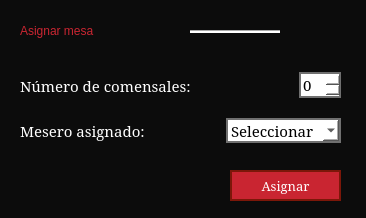
<?xml version="1.0" encoding="UTF-8"?>
<ui version="4.0">
 <class>Asignar_mesa</class>
 <widget class="QDialog" name="Asignar_mesa">
  <property name="geometry">
   <rect>
    <x>0</x>
    <y>0</y>
    <width>366</width>
    <height>218</height>
   </rect>
  </property>
  <property name="windowTitle">
   <string>Dialog</string>
  </property>
  <property name="styleSheet">
   <string notr="true">background-color: rgb(12, 12, 12);</string>
  </property>
  <widget class="QLabel" name="label_3">
   <property name="geometry">
    <rect>
     <x>20</x>
     <y>10</y>
     <width>151</width>
     <height>41</height>
    </rect>
   </property>
   <property name="styleSheet">
    <string notr="true">color: #C92531;
font: 75 16pt &quot;Noto Serif&quot;;</string>
   </property>
   <property name="text">
    <string>Asignar mesa</string>
   </property>
  </widget>
  <widget class="QPushButton" name="btn_asignar">
   <property name="geometry">
    <rect>
     <x>230</x>
     <y>170</y>
     <width>111</width>
     <height>31</height>
    </rect>
   </property>
   <property name="font">
    <font>
     <family>Noto Serif</family>
     <pointsize>10</pointsize>
    </font>
   </property>
   <property name="styleSheet">
    <string notr="true">background-color:#C92531;
border: 1.5px solid #7C1709;
color: rgb(255, 255, 255);</string>
   </property>
   <property name="text">
    <string>Asignar</string>
   </property>
  </widget>
  <widget class="Line" name="line_2">
   <property name="geometry">
    <rect>
     <x>190</x>
     <y>30</y>
     <width>90</width>
     <height>3</height>
    </rect>
   </property>
   <property name="styleSheet">
    <string notr="true">background-color:#ffffff;</string>
   </property>
   <property name="orientation">
    <enum>Qt::Horizontal</enum>
   </property>
  </widget>
  <widget class="QLabel" name="label_logo">
   <property name="geometry">
    <rect>
     <x>300</x>
     <y>10</y>
     <width>61</width>
     <height>51</height>
    </rect>
   </property>
   <property name="text">
    <string/>
   </property>
   <property name="pixmap">
    <pixmap>../../../../../../../Imagenes tamaño pequeño/logo.png</pixmap>
   </property>
   <property name="scaledContents">
    <bool>true</bool>
   </property>
  </widget>
  <widget class="QWidget" name="layoutWidget">
   <property name="geometry">
    <rect>
     <x>20</x>
     <y>70</y>
     <width>321</width>
     <height>31</height>
    </rect>
   </property>
   <layout class="QHBoxLayout" name="horizontalLayout">
    <item>
     <widget class="QLabel" name="label">
      <property name="font">
       <font>
        <family>Noto Serif</family>
        <pointsize>11</pointsize>
       </font>
      </property>
      <property name="styleSheet">
       <string notr="true">color: rgb(255, 255, 255);</string>
      </property>
      <property name="text">
       <string>Número de comensales:</string>
      </property>
     </widget>
    </item>
    <item>
     <spacer name="horizontalSpacer">
      <property name="orientation">
       <enum>Qt::Horizontal</enum>
      </property>
      <property name="sizeHint" stdset="0">
       <size>
        <width>40</width>
        <height>20</height>
       </size>
      </property>
     </spacer>
    </item>
    <item>
     <widget class="QSpinBox" name="num_comensales">
      <property name="minimumSize">
       <size>
        <width>42</width>
        <height>26</height>
       </size>
      </property>
      <property name="maximumSize">
       <size>
        <width>42</width>
        <height>26</height>
       </size>
      </property>
      <property name="font">
       <font>
        <family>Noto Serif</family>
        <pointsize>11</pointsize>
       </font>
      </property>
      <property name="styleSheet">
       <string notr="true">background-color: rgb(255, 255, 255);
border: 2px solid #707070;</string>
      </property>
     </widget>
    </item>
   </layout>
  </widget>
  <widget class="QWidget" name="layoutWidget">
   <property name="geometry">
    <rect>
     <x>20</x>
     <y>110</y>
     <width>321</width>
     <height>41</height>
    </rect>
   </property>
   <layout class="QHBoxLayout" name="horizontalLayout_2">
    <item>
     <widget class="QLabel" name="label_2">
      <property name="font">
       <font>
        <family>Noto Serif</family>
        <pointsize>11</pointsize>
       </font>
      </property>
      <property name="styleSheet">
       <string notr="true">color: rgb(255, 255, 255);</string>
      </property>
      <property name="text">
       <string>Mesero asignado:</string>
      </property>
     </widget>
    </item>
    <item>
     <spacer name="horizontalSpacer_2">
      <property name="orientation">
       <enum>Qt::Horizontal</enum>
      </property>
      <property name="sizeHint" stdset="0">
       <size>
        <width>4</width>
        <height>21</height>
       </size>
      </property>
     </spacer>
    </item>
    <item>
     <widget class="QComboBox" name="comboBox_meseros">
      <property name="minimumSize">
       <size>
        <width>115</width>
        <height>25</height>
       </size>
      </property>
      <property name="maximumSize">
       <size>
        <width>115</width>
        <height>25</height>
       </size>
      </property>
      <property name="font">
       <font>
        <family>Noto Serif</family>
        <pointsize>11</pointsize>
       </font>
      </property>
      <property name="styleSheet">
       <string notr="true">background-color: rgb(255, 255, 255);
alternate-background-color: rgb(255, 255, 255);
color:black;
border: 2px solid #707070;</string>
      </property>
      <item>
       <property name="text">
        <string>Seleccionar</string>
       </property>
      </item>
     </widget>
    </item>
   </layout>
  </widget>
 </widget>
 <resources/>
 <connections/>
</ui>
